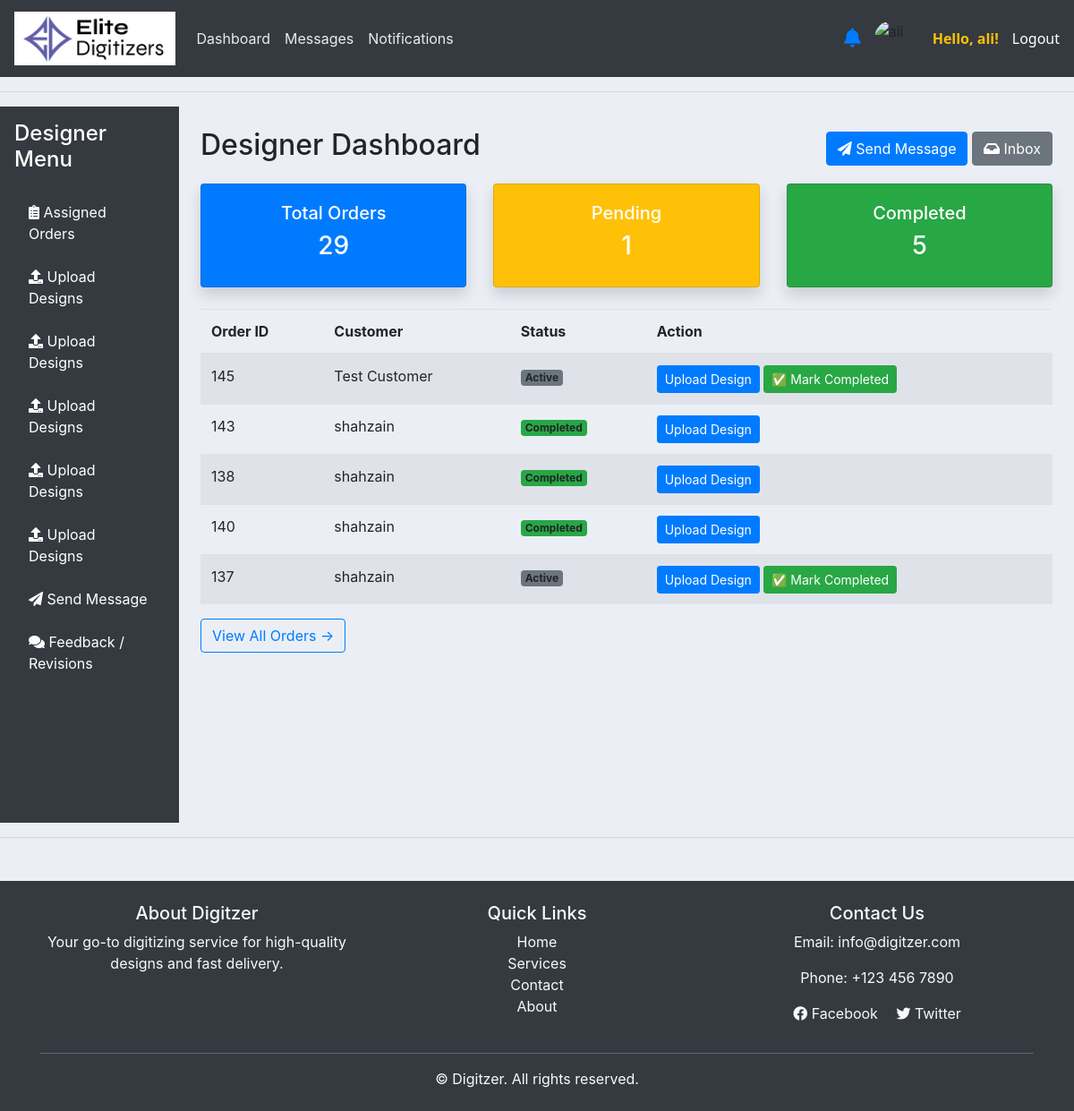
Before: /designer/dashboard/ (signed in) with the older database file.
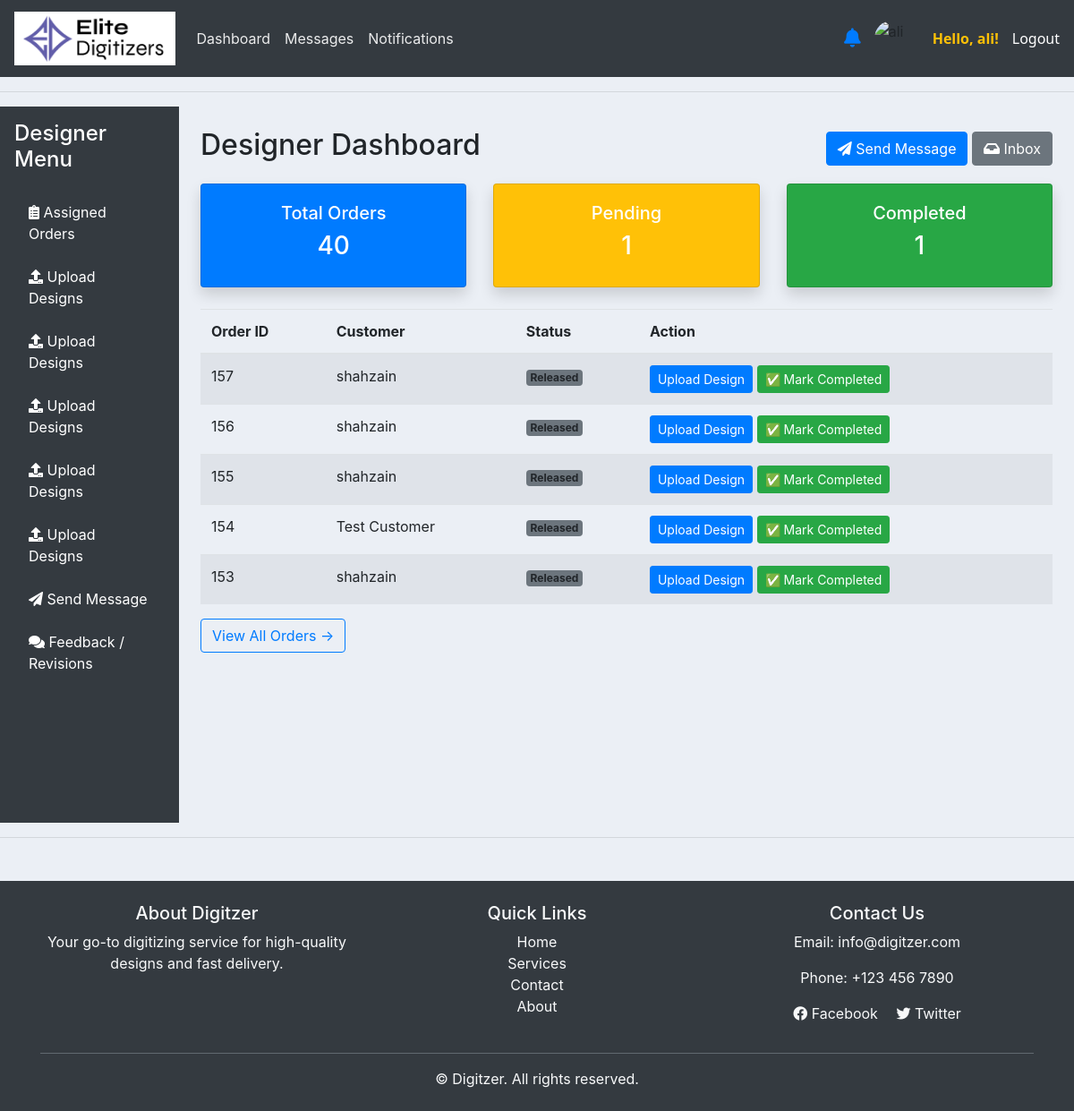
After: the same page with the newer database file.
### accounts/models.py (models this page shows, shortened)
class Order(models.Model):
    STATUS = (
        ('Pending', 'Pending'),
        ('Out for delivery', 'Out for delivery'),
        ('Delivered', 'Delivered'),
        ('Quote Requested', 'Quote Requested'),
        ('Active', 'Active'),
        ('Completed', 'Completed'),
        ('Released', 'Released'),
    )
    ORDER_TYPE = (
        ('Digitizing', 'Digitizing'),
        ('Vector', 'Vector'),
        ('Patch', 'Patch'),
        ('Quote', 'Quote'),
    )
    PAYMENT_STATUS = (
        ('Pending', 'Pending'),
        ('Paid', 'Paid'),
        ('Refunded', 'Refunded'),
    )
    REVIEW_STATUS = (
    ('Pending', 'Pending'),
    ('Approved', 'Approved'),
    ('Rejected', 'Rejected'),
    )
    PLACEMENT_CHOICES = [
        ('Apron', 'Apron'),
        ('Bags', 'Bags'),
        ('Cap', 'Cap'),
        ('Cap Side', 'Cap Side'),
        ('Cap Back', 'Cap Back'),
        ('Chest', 'Chest'),
        ('Gloves', 'Gloves'),
        ('Jacket Back', 'Jacket Back'),
        ('Patches', 'Patches'),
        ('Sleeve', 'Sleeve'),
        ('Towel', 'Towel'),
        ('Visor', 'Visor'),
        ('Other', 'Other'),
    ]
    FABRIC_CHOICES = [
        ('Blanket', 'Blanket'),
        ('Canvas', 'Canvas'),
        ('Canis', 'Canis'),
        ('Cotton Woven', 'Cotton Woven'),
        ('Denim', 'Denim'),
        ('Felt', 'Felt'),
        ('Flannel', 'Flannel'),
        ('Fleece', 'Fleece'),
        ('Leather', 'Leather'),
        ('Nylon', 'Nylon'),
        ('Pique', 'Pique'),
        ('Polyester', 'Polyester'),
        ('Silk', 'Silk'),
        ('Single Jersey', 'Single Jersey'),
        ('Towel', 'Towel'),
        ('Twill', 'Twill'),
        ('Other', 'Other'),
    ]
    FORMAT_CHOICES = [
        ('100', '100'),
        ('cdr', 'cdr'),
        ('cdn', 'cdn'),
        ('dsb', 'dsb'),
        ('dst', 'dst'),
        ('dsz', 'dsz'),
        ('emb', 'emb'),
        ('exp', 'exp'),
        ('jef', 'jef'),
        ('ksm', 'ksm'),
        ('ofm', 'ofm'),
        ('pes', 'pes'),
        ('pxf', 'pxf'),
        ('pof', 'pof'),
        ('tap', 'tap'),
        ('xxx', 'xxx'),
        ('other', 'Other'),
    ]
    customer = models.ForeignKey(Customer, on_delete=models.CASCADE)
    product = models.ForeignKey(Product, null=True, on_delete=models.SET_NULL)
    order_type = models.CharField(max_length=50, choices=ORDER_TYPE, null=True, blank=True)
    date_created = models.DateTimeField(auto_now_add=True, null=True)
    status = models.CharField(max_length=200, null=True, choices=STATUS)
    Additional_information = models.TextField(blank=True, null=True)
    design_file = models.FileField(upload_to='designs/', null=True, blank=True)
    invoice_file = models.FileField(upload_to='invoices/', null=True, blank=True)
    quantity = models.PositiveIntegerField(default=1)
    fabric_material = models.CharField(max_length=100, blank=True, null=True, choices=FABRIC_CHOICES)
    Required_Format = models.CharField(max_length=100, blank=True, null=True, default='DST', choices=FORMAT_CHOICES)
    urgent = models.BooleanField(default=False)
    price = models.DecimalField(max_digits=10, decimal_places=2, blank=True, null=True, default=0.00)
    Height = models.CharField(max_length=100, blank=True, null=True, default='standard')
    Width = models.CharField(max_length=100, blank=True, null=True, default='standard')
    total_colors = models.PositiveIntegerField(null=True ,blank=True)
    turnaround_time = models.CharField(max_length=100, blank=True, null=True)
    placement = models.CharField(max_length=100, blank=True, null=True, choices=PLACEMENT_CHOICES)
    released = models.BooleanField(default=False)  # For release_projects
    payment_status = models.CharField(max_length=20, choices=PAYMENT_STATUS, default='Pending')  # For follow-up payments
    date_completed = models.DateTimeField(null=True, blank=True)  # Optional: track completion time
    review_status = models.CharField(max_length=20, choices=REVIEW_STATUS, default='Pending')
    review_comment = models.TextField(blank=True, null=True)
    design_file = models.FileField(upload_to='designs/', blank=True, null=True)
    assigned_designer = models.ForeignKey(User, on_delete=models.SET_NULL, null=True, blank=True, related_name='designer_orders')

class Customer(models.Model):
    user = models.OneToOneField(User, null=True, blank=True, on_delete=models.CASCADE, related_name="customer_profile")
    name = models.CharField(max_length=200 )
    sales_rep = models.ForeignKey('SalesRepresentative', null=True, blank=True, on_delete=models.SET_NULL, related_name='assigned_customers')
    profile_pic = models.ImageField(
        upload_to='profile_pics/',  # Images will be saved in MEDIA_ROOT/profile_pics/
        null=True,
        blank=True,
        default='profile_pics/default.png'  # Default image path
    )
    phone = models.CharField(max_length=200)
    email = models.CharField(max_length=200)
    date_created = models.DateTimeField(auto_now_add=True, null=True)

### accounts/decorators.py (the view)
        def wrapper_func(request, *args, **kwargs):
            group = None
            if request.user.groups.exists():
                group = request.user.groups.all()[0].name
            if group in allowed_roles:
                return view_func(request, *args, **kwargs)
            else:
                return HttpResponse("You are not authorized to view this page.")

### accounts/views.py (called while the page is built)
@login_required(login_url='login')
@allowed_users(allowed_roles=['designer'])
@login_required
def designer_dashboard(request):
    status = request.GET.get('status', None)
    all_orders = Order.objects.filter(assigned_designer=request.user).order_by('-date_created')
    if status:
        all_orders = all_orders.filter(status=status)
    recent_orders = all_orders[:5]
    counts = {
        'total': all_orders.count(),
        'pending': all_orders.filter(status='Pending').count(),
        'completed': all_orders.filter(status='Completed').count()
    }
    return render(request, 'accounts/designer_dashboard.html', {
        'orders': recent_orders,     # dashboard shows latest 5
        'all_orders': all_orders,    # sidebar can loop through all
        'counts': counts,
        'status_filter': status
    })

### templates/accounts/designer_dashboard.html (shortened to what the changed rows need)
{% extends 'accounts/main.html' %}
{% block content %}
<div class="container-fluid">
    <div class="row">
        <div class="col-md-3 col-lg-2 bg-dark text-white vh-100 p-3">
            <ul class="nav flex-column">
                {% for order in orders %}
                <li class="nav-item mb-2">
                    <a href="{% url 'upload_design' order.id %}" class="nav-link text-white">
                        <i class="fas fa-upload"></i> Upload Designs
                    </a>
                </li>
                {% endfor %}
            </ul>
        </div>
        <div class="col-md-9 col-lg-10 p-4">
            <div class="d-flex justify-content-between align-items-center mb-3">
                <h2>Designer Dashboard</h2>
            </div>
            <div class="row mb-4">
                <div class="col-md-4">
                    <div class="card text-white bg-primary shadow">
                        <div class="card-body text-center">
                            <h5>Total Orders</h5>
                            <h3>{{ counts.total }}</h3>
                        </div>
                    </div>
                </div>
                <div class="col-md-4">
                    <div class="card text-white bg-success shadow">
                        <div class="card-body text-center">
                            <h5>Completed</h5>
                            <h3>{{ counts.completed }}</h3>
                        </div>
                    </div>
                </div>
            </div>
            <table class="table table-striped mt-3">
                <thead>
                    <tr>
                        <th>Order ID</th>
                        <th>Customer</th>
                        <th>Status</th>
                        <th>Action</th>
                    </tr>
                </thead>
                <tbody>
                    {% for order in orders|slice:":5" %}
                    <tr>
                        <td>{{ order.id }}</td>
                        <td>{{ order.customer.name }}</td>
                        <td>
                            {% if order.status == "Pending" %}
                                <span class="badge bg-warning text-dark">Pending</span>
                            {% elif order.status == "Completed" %}
                                <span class="badge bg-success">Completed</span>
                            {% else %}
                                <span class="badge bg-secondary">{{ order.status }}</span>
                            {% endif %}
                        </td>
                        <td>
                            <a href="{% url 'upload_design' order.id %}" class="btn btn-primary btn-sm">Upload Design</a>
                            {% if order.status != "Completed" %}
                                <a href="{% url 'mark-design-completed' order.id %}" class="btn btn-success btn-sm ms-1">
                                    ✅ Mark Completed
                                </a>
                            {% endif %}
                        </td>
                    </tr>
                    {% empty %}
                    <tr>
                        <td colspan="4" class="text-center">No assigned orders found.</td>
                    </tr>
                    {% endfor %}
                </tbody>
            </table>
        </div>
    </div>
</div>
{% endblock %}

Changed rows visible on the page:
no longer on this page (row unchanged): Order: id "145", customer.name "Test Customer", status "Active", shows "✅ Mark Completed"
no longer on this page (row edited): Order: id "143", customer.name "shahzain", status "Completed"
no longer on this page (row edited): Order: id "138", customer.name "shahzain", status "Completed"
no longer on this page (row edited): Order: id "140", customer.name "shahzain", status "Completed"
no longer on this page (row unchanged): Order: id "137", customer.name "shahzain", status "Active", shows "✅ Mark Completed"
added Order: id "157", customer.name "shahzain", status "Released", shows "✅ Mark Completed"
added Order: id "156", customer.name "shahzain", status "Released", shows "✅ Mark Completed"
added Order: id "155", customer.name "shahzain", status "Released", shows "✅ Mark Completed"
added Order: id "154", customer.name "Test Customer", status "Released", shows "✅ Mark Completed"
added Order: id "153", customer.name "shahzain", status "Released", shows "✅ Mark Completed"
Other visible differences:
{{ counts.total }}: "29" → "40"
{{ counts.completed }}: "5" → "1"
